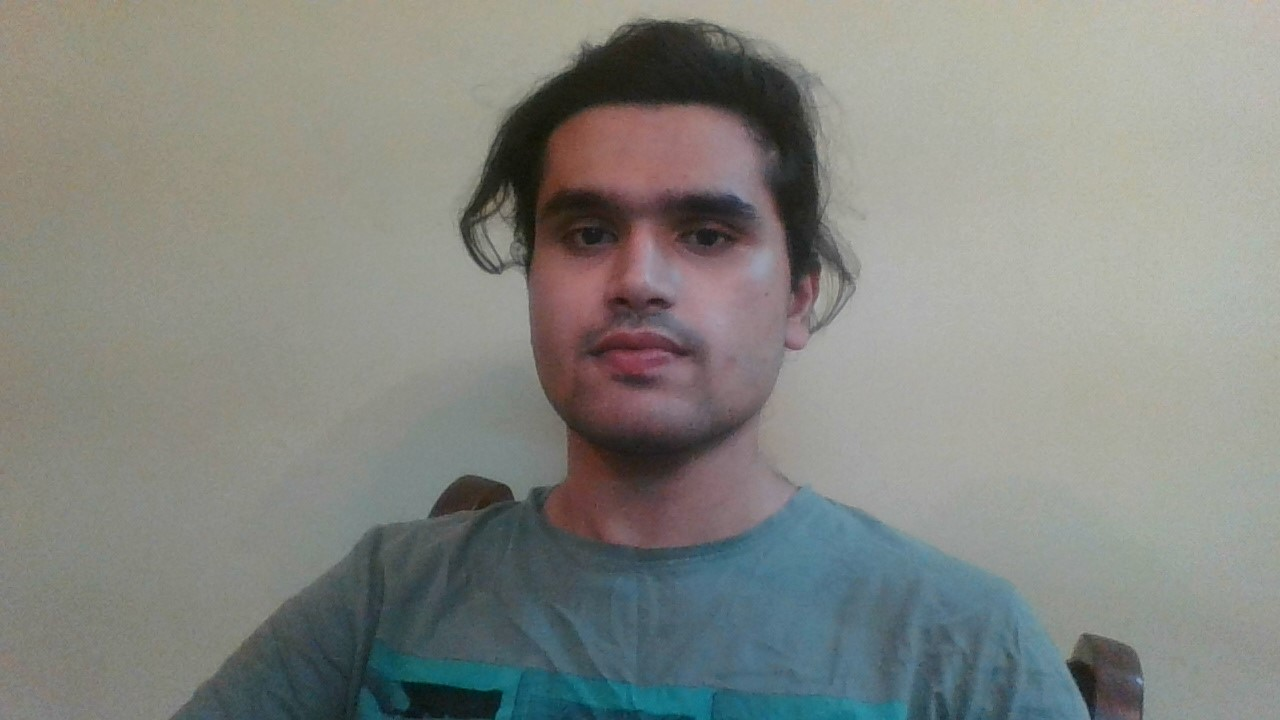
#> input picture training_imgs/1010/12.jpg, 1280 x 720 px
$ python -i server.py   (imports and definitions only)
#> lines starting #> are read from the running program, lines starting #| are printed output that depends on the picture

import cv2
from sklearn.metrics import accuracy_score
from sklearn.preprocessing import  Normalizer
from sklearn.svm import SVC
import numpy as np
from datetime import datetime, timedelta
from keras_facenet import FaceNet
import requests as req
import json
from concurrent.futures import ThreadPoolExecutor
import pickle
# from mtcnn.mtcnn import MTCNN


# [1 line that did not run here, left out]


import os

BASE_DIR = os.path.dirname(__file__)
cascade_file_location = os.path.join(BASE_DIR,"frontal_face.xml")

# [7 lines left out: function file_check, not called in this run]

def face_locations(test_img):

    gray_img = cv2.cvtColor(test_img,cv2.COLOR_RGB2GRAY)
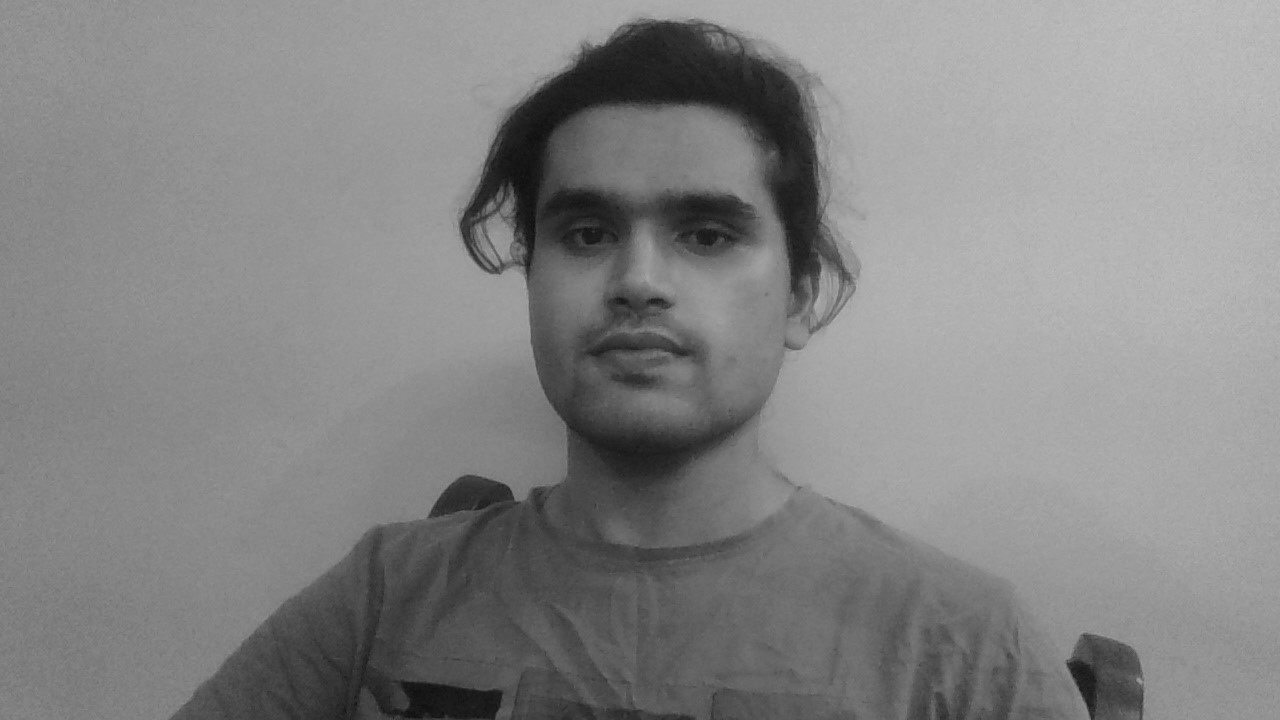
#> gray_img: shape (720, 1280); min 13, max 196, mean 133.1
    face_haar_cascade = cv2.CascadeClassifier(cascade_file_location)
    #image processing


    faces = face_haar_cascade.detectMultiScale( gray_img, scaleFactor= 1.2,minNeighbors= 3)
#> faces = [[478, 100, 340, 340]]

    # detector = MTCNN()

    # pixels = detector.detect_faces(test_img)
    # print(pixels)

    return faces


def face_detection(test_image):
    face = []
    img = test_image
    faces = face_locations(img)
#> faces = [[478, 100, 340, 340]]
    print(faces)
#| [[478 100 340 340]]
    if len(faces):
        x,y,w,h = faces[0]
#> x = 478; y = 100; w = 340; h = 340
        cropped_face = test_image[y:y+h, x:x+w]
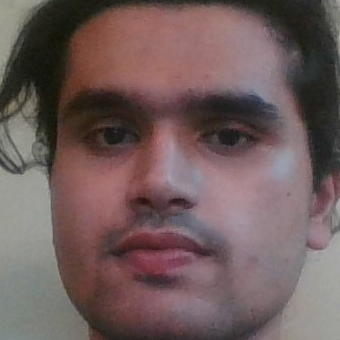
#> cropped_face: shape (340, 340, 3); mean R, G, B 111.4, 92.1, 91.4
        cropped_face = cv2.resize(cropped_face,(160,160))
#> cropped_face: shape (160, 160, 3)
        # cv2.imshow("face testing",cropped_face)
        # cv2.waitKey(10)
#> (the run stopped early here; a loop or call above may not have finished)
